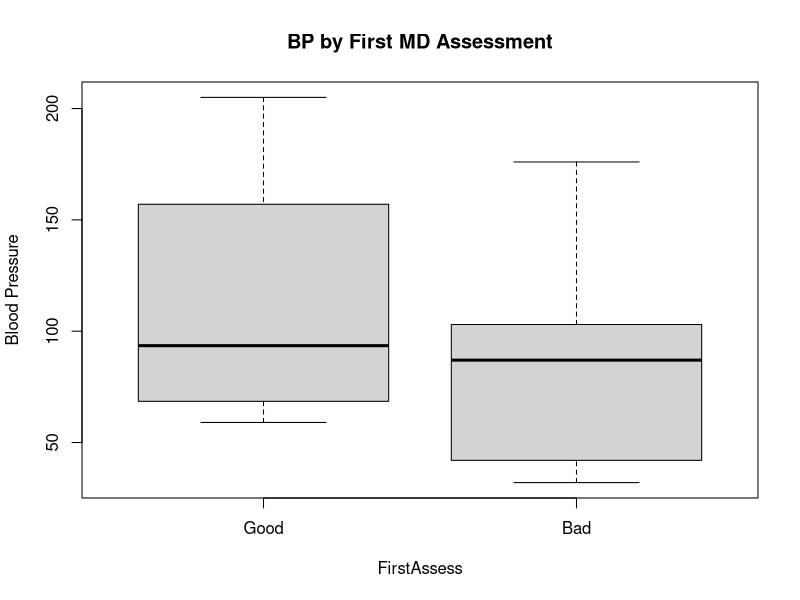
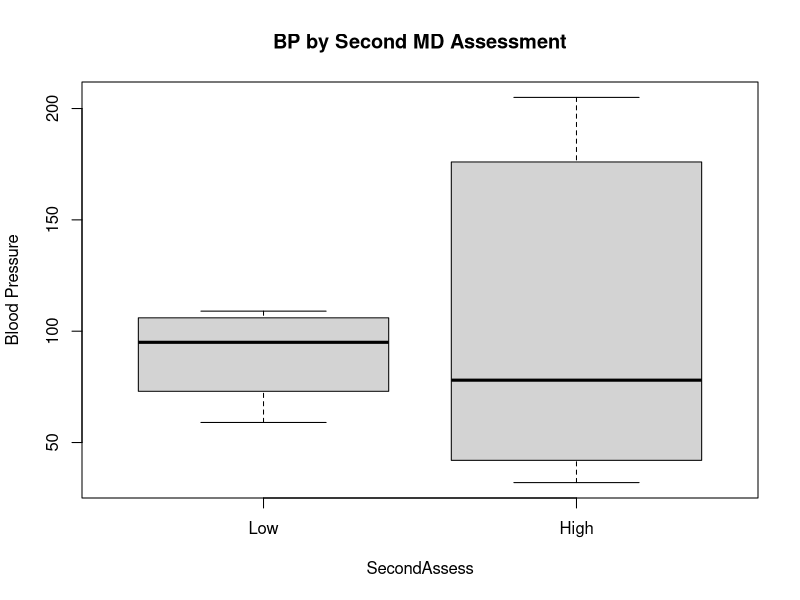
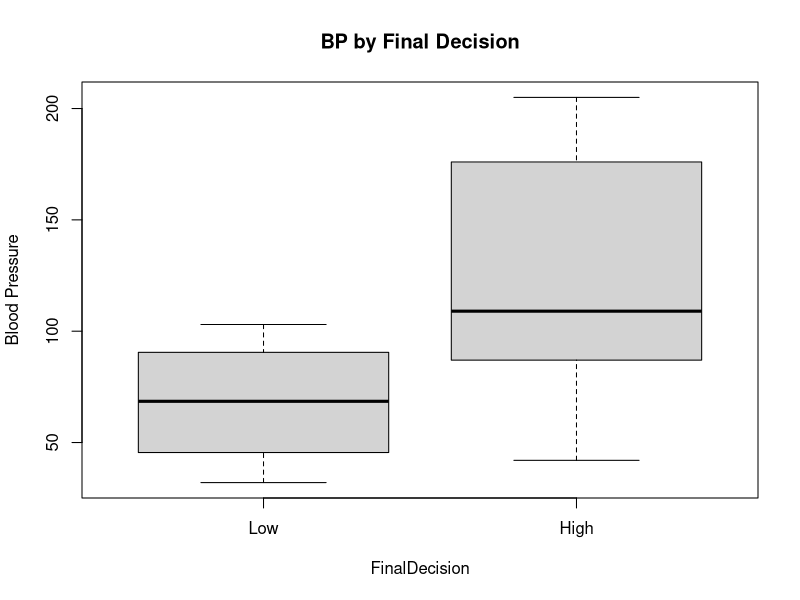
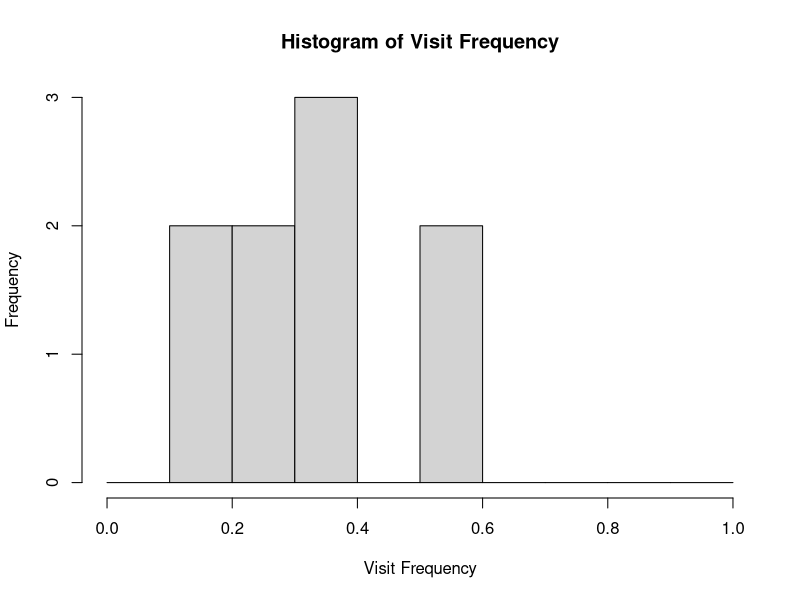
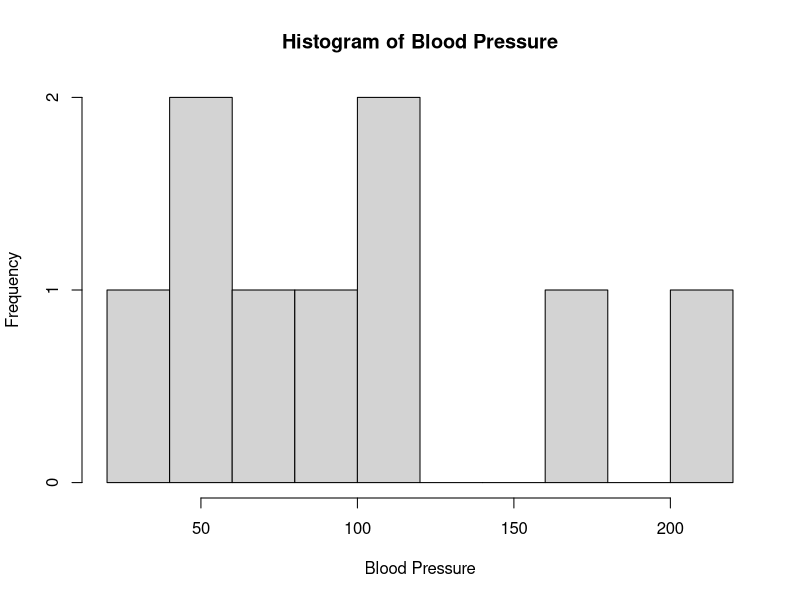

Recreate these plots in R, in order.
## Dimitri Leonzon
## LIS 4370
## Module 3 Assignment


#1. Data Preparation and Cleaning
Frequency     <- c(0.6, 0.3, 0.4, 0.4, 0.2, 0.6, 0.3, 0.4, 0.9, 0.2)
BloodPressure <- c(103, 87, 32, 42, 59, 109, 78, 205, 135, 176)
FirstAssess   <- c(1, 1, 1, 1, 0, 0, 0, 0, NA, 1)    # bad=1, good=0
SecondAssess  <- c(0, 0, 1, 1, 0, 0, 1, 1, 1, 1)    # low=0, high=1
FinalDecision <- c(0, 1, 0, 1, 0, 1, 0, 1, 1, 1)    # low=0, high=1

df_hosp <- data.frame(
  Frequency, BloodPressure, FirstAssess,
  SecondAssess, FinalDecision, stringsAsFactors = FALSE
)
# Inspect and handle NA:
summary(df_hosp)
df_hosp <- na.omit(df_hosp)


#2. Generate basic visualizations
boxplot(
  BloodPressure ~ FirstAssess,
  data = df_hosp,
  names = c("Good","Bad"),
  ylab = "Blood Pressure",
  main = "BP by First MD Assessment"
)

boxplot(
  BloodPressure ~ SecondAssess,
  data = df_hosp,
  names = c("Low","High"),
  ylab = "Blood Pressure",
  main = "BP by Second MD Assessment"
)

boxplot(
  BloodPressure ~ FinalDecision,
  data = df_hosp,
  names = c("Low","High"),
  ylab = "Blood Pressure",
  main = "BP by Final Decision"
)


#Visualize overall distributions of Frequency and Blood Pressure:
hist(
  df_hosp$Frequency,
  breaks = seq(0, 1, by = 0.1),
  xlab = "Visit Frequency",
  main = "Histogram of Visit Frequency"
)

hist(
  df_hosp$BloodPressure,
  breaks = 8,
  xlab = "Blood Pressure",
  main = "Histogram of Blood Pressure"
)

# https://dleonzonlis4370.blogspot.com/2025/09/module-4-assignment.html
